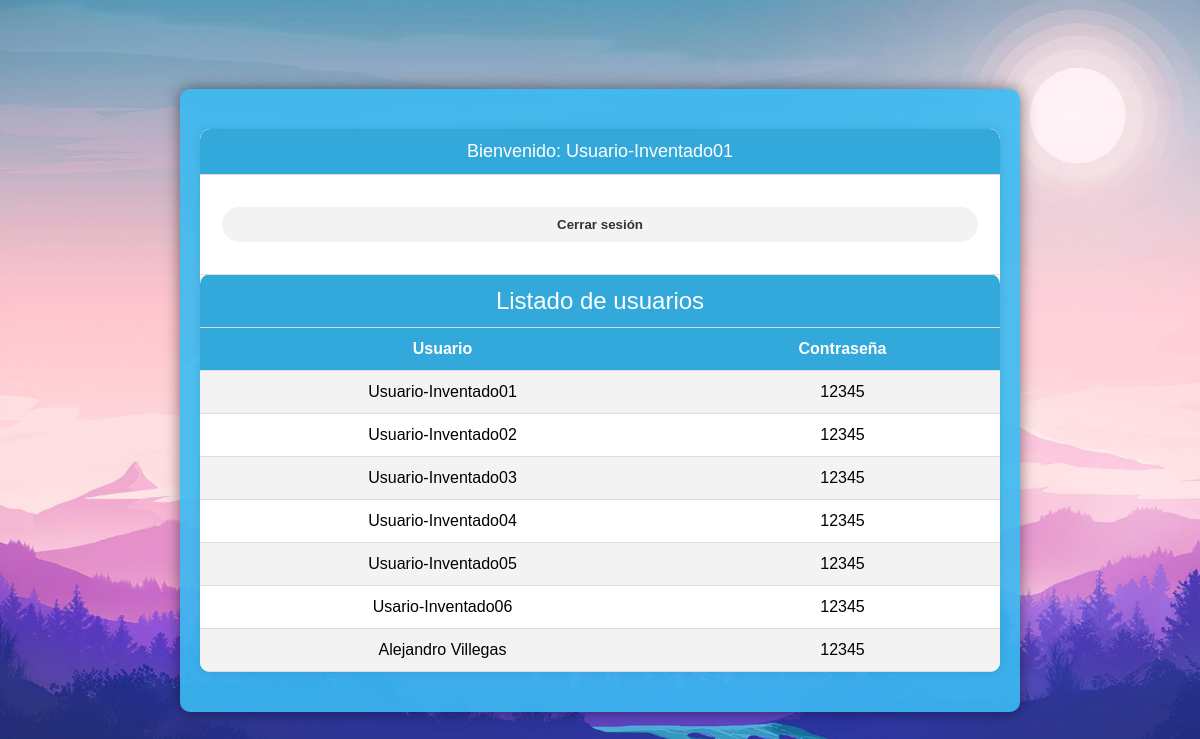
Screenshot of /listar.php (signed in) with the database file from the repository.
### tables this page shows
CREATE TABLE `poject_23_login` (
  `usuario` varchar(30) NOT NULL,
  `password` varchar(30) NOT NULL
);

### listar.php (the view, shortened to what this page needs)
<!DOCTYPE html>
<html lang="es">
	<head>
	</head>
	<body>
		<div class="login-container">
			<table class="user-table">
				<?php
				include('conexion.php');
				if (isset($_SESSION['nombredelusuario'])) {
					$usuarioingresado = $_SESSION['nombredelusuario'];
					echo "<tr><td colspan='2' class='welcome-msg'>Bienvenido: $usuarioingresado</td></tr>";
				} else {
					header('location: index.php');
				}
				?>
				<form method="POST">
					<tr><td colspan='2' align="center"><input type="submit" value="Cerrar sesión" name="btncerrar" /></td></tr>
				</form>
				<tr><td colspan="2" class="table-title">Listado de usuarios</td></tr>
				<tr>
					<th>Usuario</th>
					<th>Contraseña</th>
				</tr>
				<?php
				$sql = "SELECT * FROM poject_23_login";
				$result = mysqli_query($conn, $sql);
				while ($mostrar = mysqli_fetch_array($result)) {
					echo "<tr><td>{$mostrar['usuario']}</td><td>{$mostrar['password']}</td></tr>";
				}
				?>
			</table>
		</div>
	</body>
</html>

### listar.php (style rules this page uses)
body { margin: 0; padding: 0; background: url(fondo.png) no-repeat center center fixed; background-size: cover; font-family: 'Arial', sans-serif; display: flex; justify-content: center; align-items: center; height: 100vh; }
.login-container { background-color: rgba(58, 186, 241, 0.9); padding: 20px; border-radius: 10px; box-shadow: 0 0 15px rgba(0, 0, 0, 0.5); text-align: center; width: 80%; max-width: 800px; }
table { width: 100%; border-collapse: collapse; margin: 20px 0; background-color: white; border-radius: 10px; overflow: hidden; box-shadow: 0 0 10px rgba(0, 0, 0, 0.1); }
.user-table { width: 100%; border-collapse: collapse; margin: 20px 0; background-color: white; border-radius: 10px; overflow: hidden; box-shadow: 0 0 10px rgba(0, 0, 0, 0.1); }
.user-table th, .user-table td { padding: 12px; text-align: center; border-bottom: 1px solid #ddd; }
.user-table th { background-color: #33A8DB; color: white; }
.user-table tr:nth-child(even) { background-color: #f3f3f3; }
.welcome-msg { background-color: #33A8DB; color: white; padding: 15px; font-size: 18px; border-radius: 10px 10px 0 0; }
.table-title { background-color: #33A8DB; color: white; padding: 15px; font-size: 24px; border-radius: 10px 10px 0 0; }
input[type="submit"] { width: calc(100% - 20px); padding: 10px; margin: 20px 0; background-color: #f3f3f3; color: #333; font-weight: bold; border: none; border-radius: 20px; cursor: pointer; transition: background-color 0.3s ease; }

### rows the page displays
poject_23_login: usuario "Usuario-Inventado01", password "12345"
poject_23_login: usuario "Usuario-Inventado02", password "12345"
poject_23_login: usuario "Usuario-Inventado03", password "12345"
poject_23_login: usuario "Usuario-Inventado04", password "12345"
poject_23_login: usuario "Usuario-Inventado05", password "12345"
poject_23_login: usuario "Usario-Inventado06", password "12345"
poject_23_login: usuario "Alejandro Villegas", password "12345"

### other values shown
$usuarioingresado "Usuario-Inventado01"
